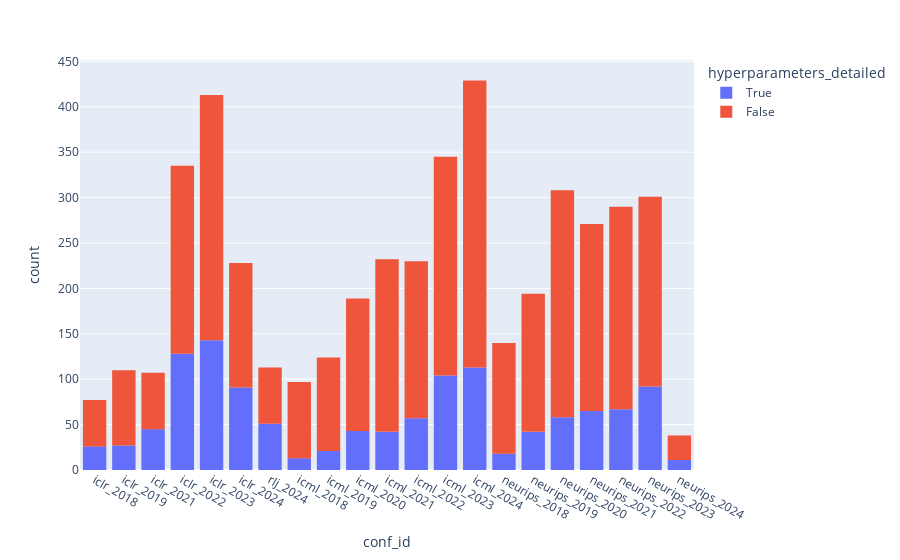
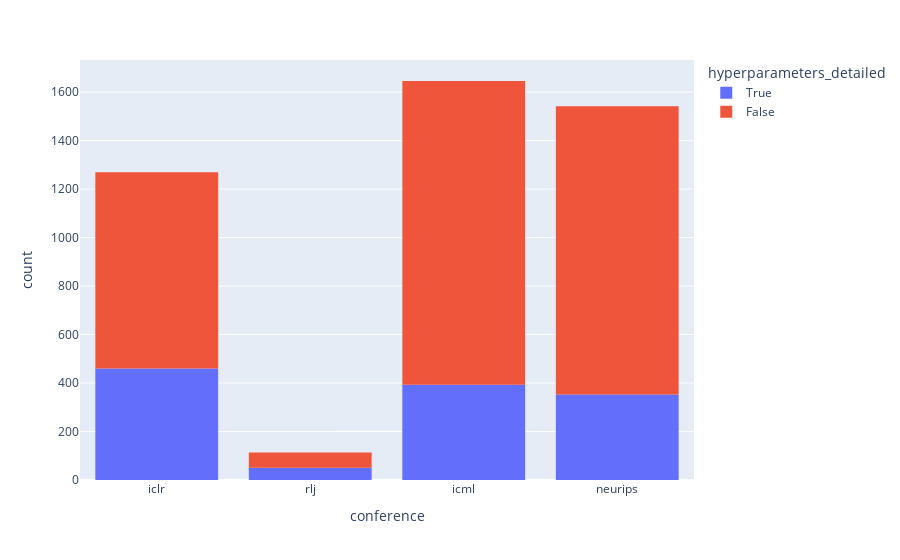
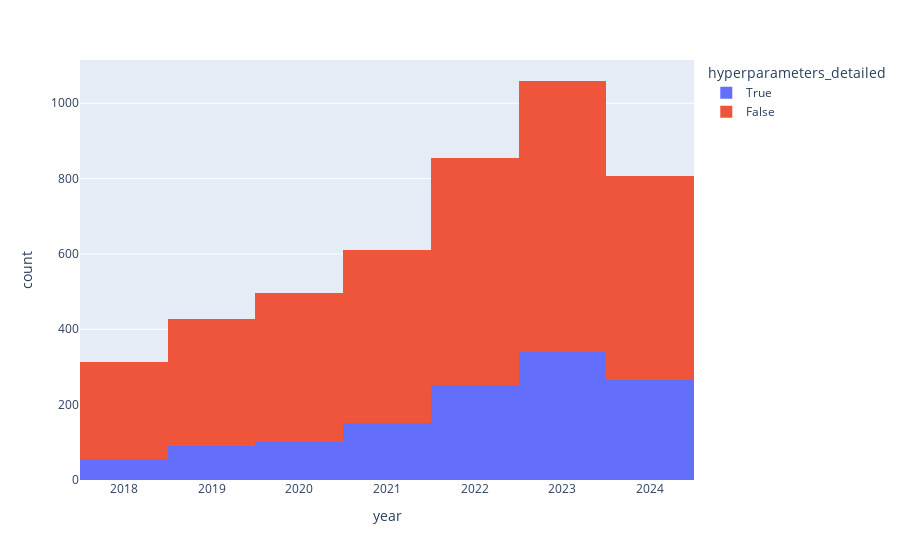

Notebook source saved alongside these figures, in order:
### Code cell
# Hps
fig = px.histogram(data, x='conf_id', color='hyperparameters_detailed')
fig.show()
fig = px.histogram(data, x='conference', color='hyperparameters_detailed')
fig.show()
fig = px.histogram(data, x='year', color='hyperparameters_detailed')
fig.show()

### Figure 1 — Plotly figure (JSON) as saved in the notebook; plotly's stock layout.template omitted (floating-point values rounded to 4 significant figures; data arrays with more than 128 entries replaced by an {"elided": "..."} marker saying what was removed)
{"data": [{"alignmentgroup": "True", "bingroup": "x", "hovertemplate": "hyperparameters_detailed=True<br>conf_id=%{x}<br>count=%{y}<extra></extra>", "legendgroup": "True", "marker": {"color": "#636efa", "pattern": {"shape": ""}}, "name": "True", "offsetgroup": "True", "orientation": "v", "showlegend": true, "type": "histogram", "x": {"elided": "1257 str values"}, "xaxis": "x", "yaxis": "y"}, {"alignmentgroup": "True", "bingroup": "x", "hovertemplate": "hyperparameters_detailed=False<br>conf_id=%{x}<br>count=%{y}<extra></extra>", "legendgroup": "False", "marker": {"color": "#EF553B", "pattern": {"shape": ""}}, "name": "False", "offsetgroup": "False", "orientation": "v", "showlegend": true, "type": "histogram", "x": {"elided": "3314 str values"}, "xaxis": "x", "yaxis": "y"}], "layout": {"barmode": "relative", "legend": {"title": {"text": "hyperparameters_detailed"}, "tracegroupgap": 0}, "margin": {"t": 60}, "xaxis": {"anchor": "y", "domain": [0, 1], "title": {"text": "conf_id"}}, "yaxis": {"anchor": "x", "domain": [0, 1], "title": {"text": "count"}}}}

### Figure 2 — Plotly figure (JSON) as saved in the notebook; plotly's stock layout.template omitted (floating-point values rounded to 4 significant figures; data arrays with more than 128 entries replaced by an {"elided": "..."} marker saying what was removed)
{"data": [{"alignmentgroup": "True", "bingroup": "x", "hovertemplate": "hyperparameters_detailed=True<br>conference=%{x}<br>count=%{y}<extra></extra>", "legendgroup": "True", "marker": {"color": "#636efa", "pattern": {"shape": ""}}, "name": "True", "offsetgroup": "True", "orientation": "v", "showlegend": true, "type": "histogram", "x": {"elided": "1257 str values"}, "xaxis": "x", "yaxis": "y"}, {"alignmentgroup": "True", "bingroup": "x", "hovertemplate": "hyperparameters_detailed=False<br>conference=%{x}<br>count=%{y}<extra></extra>", "legendgroup": "False", "marker": {"color": "#EF553B", "pattern": {"shape": ""}}, "name": "False", "offsetgroup": "False", "orientation": "v", "showlegend": true, "type": "histogram", "x": {"elided": "3314 str values"}, "xaxis": "x", "yaxis": "y"}], "layout": {"barmode": "relative", "legend": {"title": {"text": "hyperparameters_detailed"}, "tracegroupgap": 0}, "margin": {"t": 60}, "xaxis": {"anchor": "y", "domain": [0, 1], "title": {"text": "conference"}}, "yaxis": {"anchor": "x", "domain": [0, 1], "title": {"text": "count"}}}}

### Figure 3 — Plotly figure (JSON) as saved in the notebook; plotly's stock layout.template omitted (floating-point values rounded to 4 significant figures; data arrays with more than 128 entries replaced by an {"elided": "..."} marker saying what was removed)
{"data": [{"alignmentgroup": "True", "bingroup": "x", "hovertemplate": "hyperparameters_detailed=True<br>year=%{x}<br>count=%{y}<extra></extra>", "legendgroup": "True", "marker": {"color": "#636efa", "pattern": {"shape": ""}}, "name": "True", "offsetgroup": "True", "orientation": "v", "showlegend": true, "type": "histogram", "x": {"elided": "1257 int values"}, "xaxis": "x", "yaxis": "y"}, {"alignmentgroup": "True", "bingroup": "x", "hovertemplate": "hyperparameters_detailed=False<br>year=%{x}<br>count=%{y}<extra></extra>", "legendgroup": "False", "marker": {"color": "#EF553B", "pattern": {"shape": ""}}, "name": "False", "offsetgroup": "False", "orientation": "v", "showlegend": true, "type": "histogram", "x": {"elided": "3314 int values"}, "xaxis": "x", "yaxis": "y"}], "layout": {"barmode": "relative", "legend": {"title": {"text": "hyperparameters_detailed"}, "tracegroupgap": 0}, "margin": {"t": 60}, "xaxis": {"anchor": "y", "domain": [0, 1], "title": {"text": "year"}}, "yaxis": {"anchor": "x", "domain": [0, 1], "title": {"text": "count"}}}}
